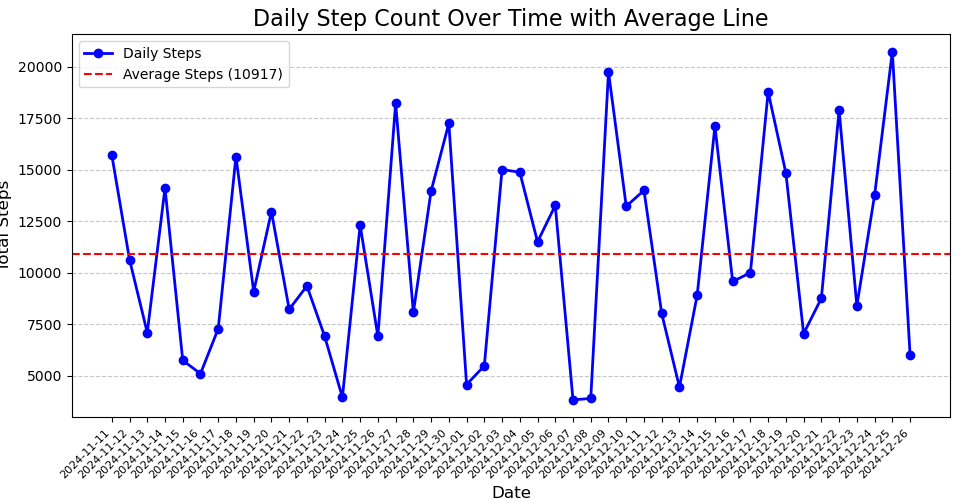

Write the Python code that produced this figure.
import matplotlib.pyplot as plt

# Güncellenmiş dosya yolu
file_path = r"C:\Users\alide\OneDrive - sabanciuniv.edu\Masaüstü\daily_steps_output.txt"

# Günlük adım sayılarını listeye aktarma
daily_steps = []
with open(file_path, "r") as file:
    for line in file:
        parts = line.strip().split(", ")
        if len(parts) == 2:
            date = parts[0].split(": ")[1]
            steps = int(parts[1].split(": ")[1])
            daily_steps.append({"Date": date, "Steps": steps})

# Verileri grafiğe hazırlama
dates = [entry["Date"] for entry in daily_steps]
steps = [entry["Steps"] for entry in daily_steps]

# Ortalama adım sayısını hesaplama
average_steps = sum(steps) / len(steps)

# Günlük adım sayısı grafiği oluşturma
plt.figure(figsize=(12, 6))
plt.plot(dates, steps, color='blue', marker='o', linestyle='-', linewidth=2, label='Daily Steps')

# Ortalama çizgisi ekleme
plt.axhline(y=average_steps, color='red', linestyle='--', linewidth=1.5, label=f'Average Steps ({average_steps:.0f})')

# Grafik etiketleri ve başlık
plt.title("Daily Step Count Over Time with Average Line", fontsize=16)
plt.xlabel("Date", fontsize=12)
plt.ylabel("Total Steps", fontsize=12)
plt.grid(axis='y', linestyle='--', alpha=0.7)
plt.xticks(rotation=45, fontsize=8, ha='right')
plt.legend()

# Grafik düzenlemesi
plt.tight_layout()
plt.show()
